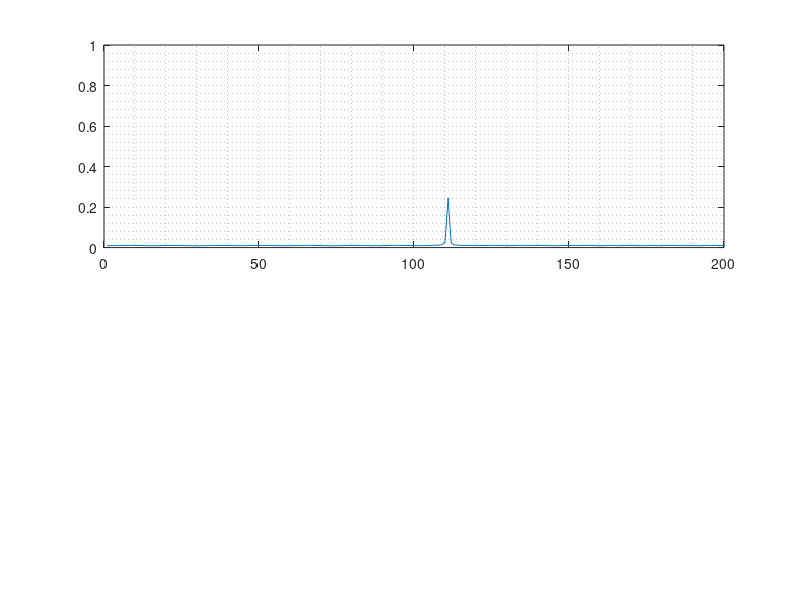
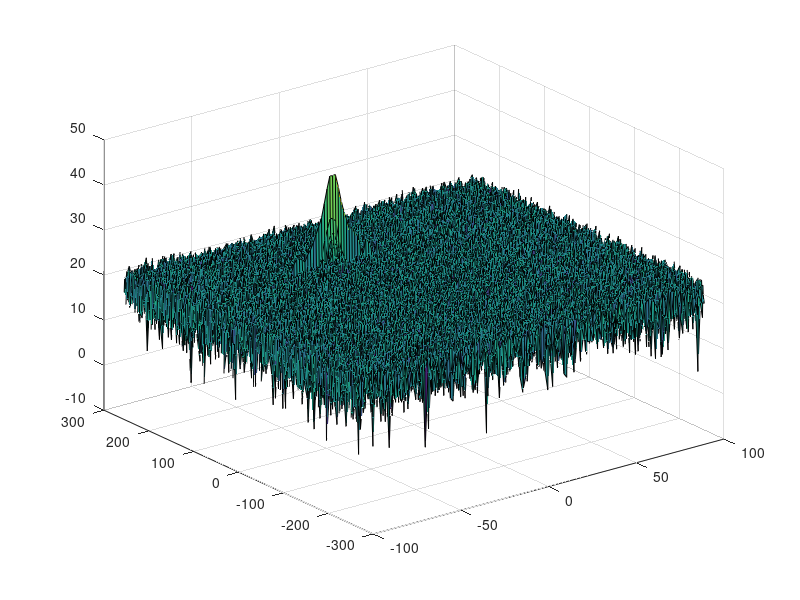
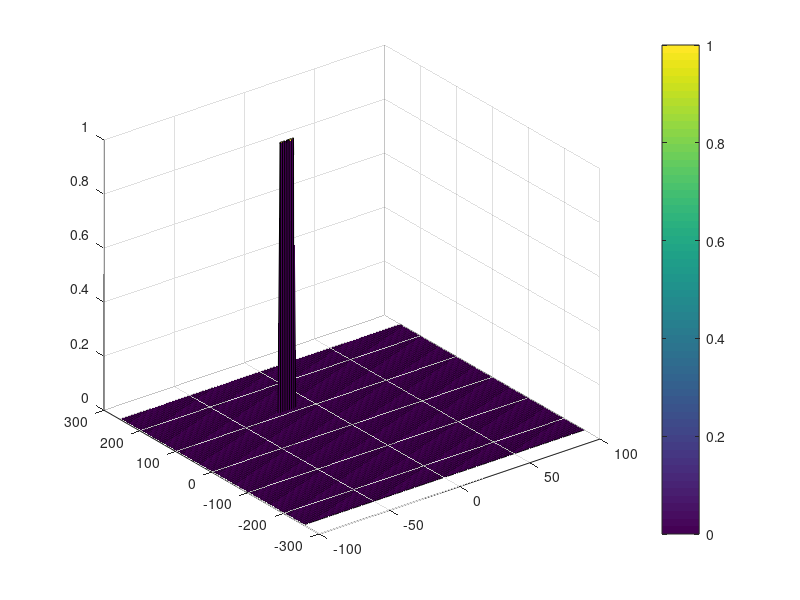

MATLAB code to generate these figures, in order:
clear all
clc;

%% Radar Specifications 
%%%%%%%%%%%%%%%%%%%%%%%%%%%
% Frequency of operation = 77GHz
% Max Range = 200m
% Range Resolution = 1 m
% Max Velocity = 100 m/s
%%%%%%%%%%%%%%%%%%%%%%%%%%%

%speed of light = 3e8
%% User Defined Range and Velocity of target
% *%TODO* :
% define the target's initial position and velocity. Note : Velocity
% remains contant
target_position = 110;
target_velocity = -20;
 


%% FMCW Waveform Generation

% *%TODO* :
%Design the FMCW waveform by giving the specs of each of its parameters.
% Calculate the Bandwidth (B), Chirp Time (Tchirp) and Slope (slope) of the FMCW
% chirp using the requirements above.
delta_r = 1;
range_max = 200;
c = 3 * 10 ^ 8;  % speed fo light in meter/sec
B =  c / (2 * delta_r);
Tchirp = 5.5 * (range_max * 2 /c);
slope = B/Tchirp;



%Operating carrier frequency of Radar 
fc= 77e9;             %carrier freq

                                                          
%The number of chirps in one sequence. Its ideal to have 2^ value for the ease of running the FFT
%for Doppler Estimation. 
Nd=128;                   % #of doppler cells OR #of sent periods % number of chirps

%The number of samples on each chirp. 
Nr=1024;                  %for length of time OR # of range cells

% Timestamp for running the displacement scenario for every sample on each
% chirp

t=linspace(0,Nd*Tchirp,Nr*Nd); %total time for samples


%Creating the vectors for Tx, Rx and Mix based on the total samples input.
Tx=zeros(1,length(t)); %transmitted signal
Rx=zeros(1,length(t)); %received signal
Mix = zeros(1,length(t)); %beat signal

%Similar vectors for range_covered and time delay.
r_t=zeros(1,length(t));
td=zeros(1,length(t));


%% Signal generation and Moving Target simulation
% Running the radar scenario over the time. 

for i=1:length(t)         
    
    
    % *%TODO* :
    %For each time stamp update the Range of the Target for constant velocity. 
    tc = t(i);
    r_t(i) = target_position + tc * target_velocity;
    td(i) = r_t(i) * 2/c; 
    
    
    
    % *%TODO* :
    %For each time sample we need update the transmitted and
    %received signal. 
    
    Tx(i) = cos(2 * pi * (fc * tc + slope *tc ^ 2 /2));
    delay = td(i);
    Rx(i) =  cos(2 * pi * (fc * (tc-delay) + slope * (tc-delay) ^ 2 /2)); 
    
    % *%TODO* :
    %Now by mixing the Transmit and Receive generate the beat signal
    %This is done by element wise matrix multiplication of Transmit and
    %Receiver Signal
    Mix(i) = Tx(i) .* Rx(i);
    
end

%% RANGE MEASUREMENT


 % *%TODO* :
%reshape the vector into Nr*Nd array. Nr and Nd here would also define the size of
%Range and Doppler FFT respectively.

signal = reshape(Mix, [Nr, Nd]);

 % *%TODO* :
%run the FFT on the beat signal along the range bins dimension (Nr) and
%normalize.
signal_fft = fft(signal)/Nr;

 % *%TODO* :
% Take the absolute value of FFT output
signal_fft = abs(signal_fft);
signal_fft = mean(signal_fft, 2);

 % *%TODO* :
% Output of FFT is double sided signal, but we are interested in only one side of the spectrum.
% Hence we throw out half of the samples.
P1  = signal_fft(1:Nr/2+1);

%plotting the range
figure ('Name','Range from First FFT')
subplot(2,1,1)

 % *%TODO* :
 % plot FFT output 
plot(P1); grid minor
 
axis ([0 200 0 1]);



%% RANGE DOPPLER RESPONSE
% The 2D FFT implementation is already provided here. This will run a 2DFFT
% on the mixed signal (beat signal) output and generate a range doppler
% map.You will implement CFAR on the generated RDM


% Range Doppler Map Generation.

% The output of the 2D FFT is an image that has reponse in the range and
% doppler FFT bins. So, it is important to convert the axis from bin sizes
% to range and doppler based on their Max values.

Mix=reshape(Mix,[Nr,Nd]);

% 2D FFT using the FFT size for both dimensions.
sig_fft2 = fft2(Mix,Nr,Nd);

% Taking just one side of signal from Range dimension.
sig_fft2 = sig_fft2(1:Nr/2,1:Nd);
sig_fft2 = fftshift (sig_fft2);
RDM = abs(sig_fft2);
RDM = 10*log10(RDM) ;

%use the surf function to plot the output of 2DFFT and to show axis in both
%dimensions
doppler_axis = linspace(-100,100,Nd);
range_axis = linspace(-200,200,Nr/2)*((Nr/2)/400);
figure,surf(doppler_axis,range_axis,RDM);

%% CFAR implementation

%Slide Window through the complete Range Doppler Map

% *%TODO* :
%Select the number of Training Cells in both the dimensions.
times = 4;
Tr = 8*times;
Td = 4*times;
% *%TODO* :
%Select the number of Guard Cells in both dimensions around the Cell under 
%test (CUT) for accurate estimation
Gr = 4*times;
Gd = 2*times;
% *%TODO* :
% offset the threshold by SNR value in dB
offset = 15;

% *%TODO* :
%Create a vector to store noise_level for each iteration on training cells
[num_rows,num_cols]= size(RDM);
noise_level = zeros(num_rows-2*(Tr+Gr),num_cols-2*(Td+Gd));
sliding_window_size = (2*Tr+2*Gr+1)*(2*Td+2*Gd+1);
training_cells_num = sliding_window_size-(2*Gr+1)*(2*Gd+1);


% *%TODO* :
%design a loop such that it slides the CUT across range doppler map by
%giving margins at the edges for Training and Guard Cells.
%For every iteration sum the signal level within all the training
%cells. To sum convert the value from logarithmic to linear using db2pow
%function. Average the summed values for all of the training
%cells used. After averaging convert it back to logarithimic using pow2db.
%Further add the offset to it to determine the threshold. Next, compare the
%signal under CUT with this threshold. If the CUT level > threshold assign
%it a value of 1, else equate it to 0.


   % Use RDM[x,y] as the matrix from the output of 2D FFT for implementing
   % CFAR
CFAR_sig = zeros(size(RDM));
for i= 1:num_rows- 2*(Tr + Gr)
    for j=1:num_cols-2*(Td+Gd)
    
        %first extract the whole sliding windows
        training_cells = db2pow(RDM(i:i+2*(Tr+Gr),j:j+2*(Td+Gd)));
        %set the test and guard cell to zero
        training_cells(Tr+1:end-Tr,Td+1:end-Td) = 0;
        
        noise_level(i,j) = pow2db(sum(sum(training_cells))/training_cells_num);
        sigThresh = noise_level(i,j) + offset;
        if RDM(i+(Tr+Gr),j+(Td+Gd))>sigThresh
            CFAR_sig(i+(Tr+Gr),j+(Td+Gd)) = 1;
        else
            CFAR_sig(i+(Tr+Gr),j+(Td+Gd)) = 0;
        end
           
    end
end





% *%TODO* :
% The process above will generate a thresholded block, which is smaller 
%than the Range Doppler Map as the CUT cannot be located at the edges of
%matrix. Hence,few cells will not be thresholded. To keep the map size same
% set those values to 0. 
 
%privious `CFAR_sig = zeros(size(RDM));` alreadyset those cells as 0, no
%need to do anythig here







% *%TODO* :
%display the CFAR output using the Surf function like we did for Range
%Doppler Response output.
figure,surf(doppler_axis,range_axis,CFAR_sig);
colorbar;